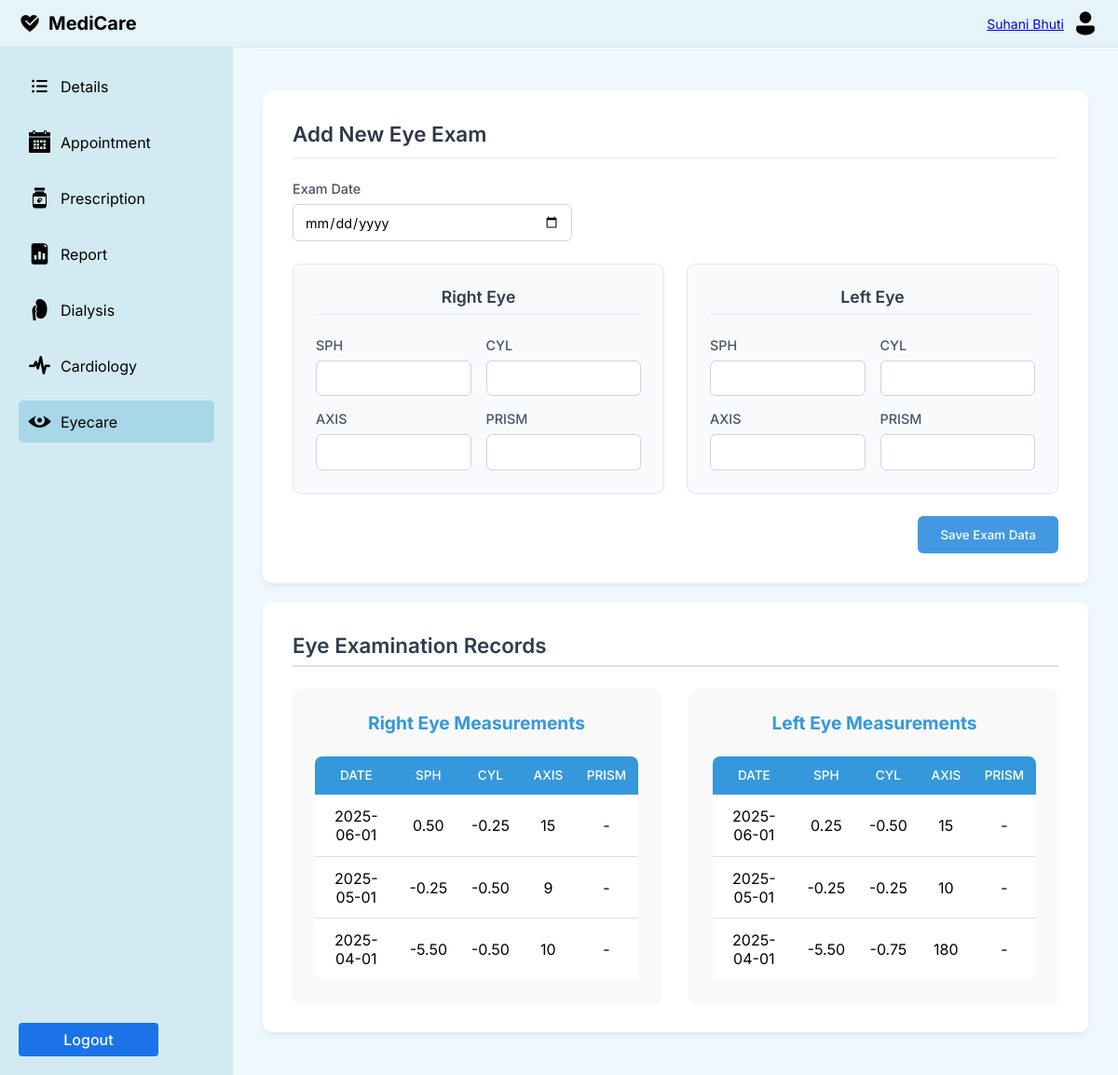
Before: /accounts/p_eyecare/ (signed in) with the older database file.
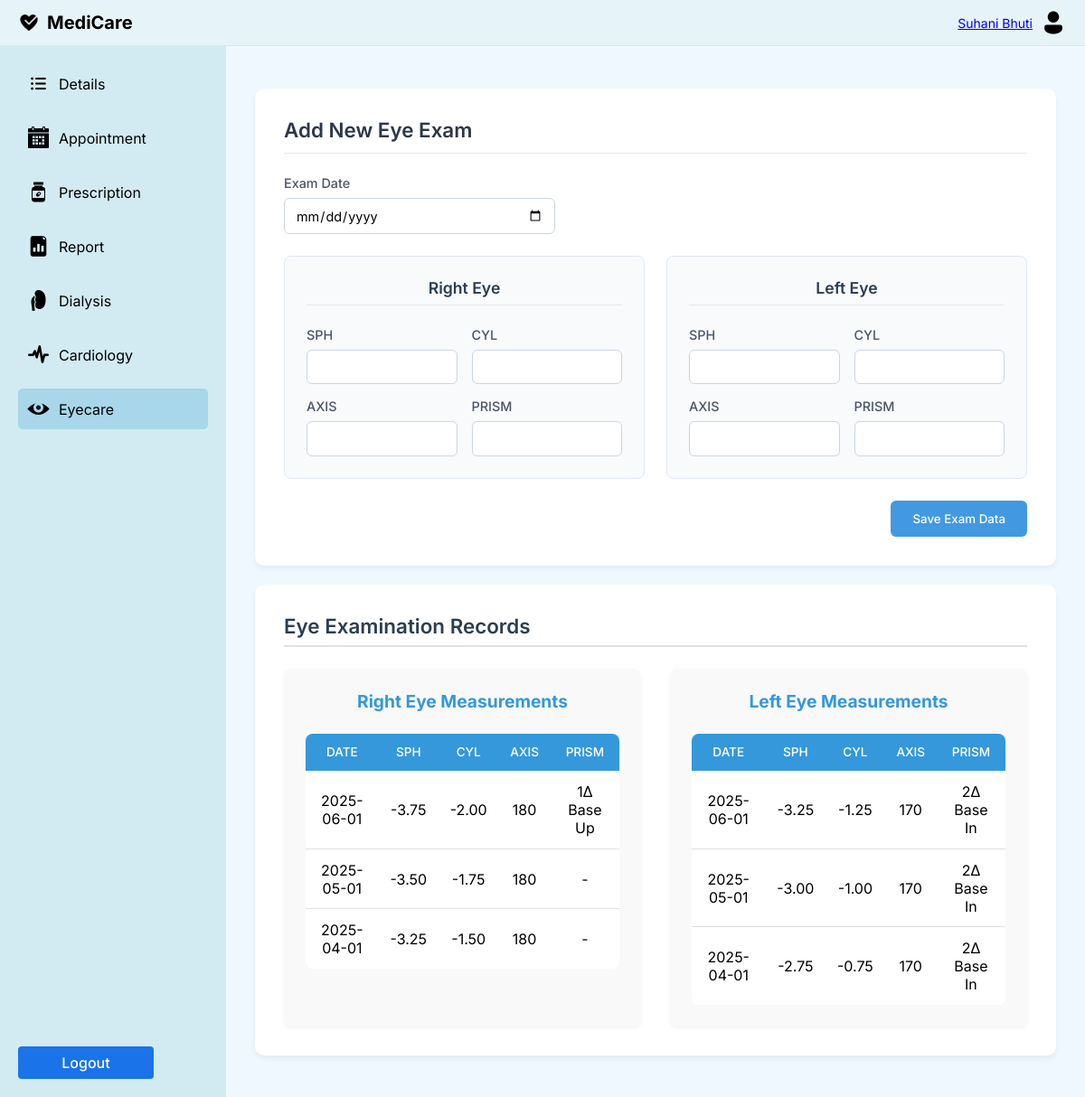
After: the same page with the newer database file.
### accounts/models.py (models this page shows, shortened)
class User(AbstractUser):
    PATIENT = 'patient'
    DOCTOR = 'doctor'
    NURSE = 'nurse'
    ADMIN = 'admin'
    ROLE_CHOICES = [
        (PATIENT, 'Patient'),
        (DOCTOR, 'Doctor'),
        (NURSE, 'Nurse'),
        (ADMIN, 'Admin'),
    ]
    role = models.CharField(max_length=10, choices=ROLE_CHOICES, default=PATIENT)

class PatientReg(models.Model):
    user = models.OneToOneField(User, on_delete=models.CASCADE, related_name='patient_profile')
    full_name = models.CharField(max_length=100)
    date_of_birth = models.DateField()
    email = models.EmailField(null=True, blank=True)
    mobile_number = models.CharField(max_length=15)
    gender = models.CharField(max_length=10)
    age = models.PositiveIntegerField()
    blood_group = models.CharField(max_length=5)
    marital_status = models.CharField(max_length=10, choices=[('single', 'Single'), ('married', 'Married')])
    address = models.TextField()
    emergency_contact_name = models.CharField(max_length=100)
    emergency_contact_number = models.CharField(max_length=15)
    occupation = models.CharField(max_length=100)
    habits = models.CharField(max_length=50, blank=True)
    medical_history = models.TextField(null=False, default="None")
    disease = models.CharField(max_length=50, null=False, default="None")

class EyeExam(models.Model):
    patient = models.ForeignKey(User, on_delete=models.CASCADE, related_name='eye_exams')
    exam_date = models.DateField()
    department = models.CharField(max_length=50, default='Eyecare')
    right_sph = models.DecimalField(max_digits=5, decimal_places=2)
    right_cyl = models.DecimalField(max_digits=5, decimal_places=2)
    right_axis = models.IntegerField()
    right_prism = models.CharField(max_length=20, blank=True, null=True)
    left_sph = models.DecimalField(max_digits=5, decimal_places=2)
    left_cyl = models.DecimalField(max_digits=5, decimal_places=2)
    left_axis = models.IntegerField()
    left_prism = models.CharField(max_length=20, blank=True, null=True)
    class Meta:
        ordering = ['-exam_date']  # Newest exams first

### accounts/views.py (the view)
# urls.py: path('p_eyecare/', views.p_eyecare, name='p_eyecare'),
@login_required
def p_eyecare(request):
    if request.method == 'POST':
        form = EyeExamForm(request.POST)
        if form.is_valid():
            exam = form.save(commit=False)
            exam.patient = request.user
            exam.department = 'Eyecare'
            exam.save()
            messages.success(request, 'Eye exam data saved successfully!')
            return redirect('p_eyecare')
    else:
        form = EyeExamForm()
    eye_exams = EyeExam.objects.filter(patient=request.user).order_by('-exam_date')
    context = {
        'eye_exams': eye_exams,
        'form': form,
    }
    return render(request, 'accounts/p_eyecare.html', context)

### accounts/forms.py
class EyeExamForm(forms.ModelForm):
    class Meta:
        model = EyeExam
        fields = [
            'exam_date',
            'right_sph', 'right_cyl', 'right_axis', 'right_prism',
            'left_sph', 'left_cyl', 'left_axis', 'left_prism'
        ]
        widgets = {
            'exam_date': forms.DateInput(attrs={'type': 'date', 'class': 'form-control'}),
            'right_sph': forms.NumberInput(attrs={'class': 'form-control', 'step': '0.25'}),
            'right_cyl': forms.NumberInput(attrs={'class': 'form-control', 'step': '0.25'}),
            'right_axis': forms.NumberInput(attrs={'class': 'form-control', 'min': '0', 'max': '180'}),
            'right_prism': forms.TextInput(attrs={'class': 'form-control'}),
            'left_sph': forms.NumberInput(attrs={'class': 'form-control', 'step': '0.25'}),
            'left_cyl': forms.NumberInput(attrs={'class': 'form-control', 'step': '0.25'}),
            'left_axis': forms.NumberInput(attrs={'class': 'form-control', 'min': '0', 'max': '180'}),
            'left_prism': forms.TextInput(attrs={'class': 'form-control'}),
        }

### accounts/context_processors.py (called while the page is built)
def media_url(request):
    return {
        'MEDIA_URL': settings.MEDIA_URL,
    }

### templates/accounts/p_eyecare.html (shortened to what this page needs)
<!DOCTYPE html>
<html lang="en">
<head>
</head>
<body>
    <div class="navbar">
        <a href="#" class="logo">
            <img src="{{ MEDIA_URL }}Heart Health.png" alt="MediCare" width="24" height="24">
            MediCare
        </a>
        <div class="admin-profile">
            <span><a href="{% url 'p_reg' %}">{{ request.user.patient_profile.full_name }}</a></span>
            <img src="{{ MEDIA_URL }}Male User.png" alt="Admin" width="30" height="30">
        </div>
    </div>
    <div class="main-container">
        <aside class="sidebar">
            <a href="{% url 'p_det' %}" class="menu-item"><img src="{{ MEDIA_URL }}Details.png" alt="Details Icon"> Details</a>
            <a href="{% url 'p_dash' %}" class="menu-item"><img src="{{ MEDIA_URL }}appointment.png" alt="Appointment Icon"> Appointment</a>
            <a href="{% url 'p_pres' %}" class="menu-item"><img src="{{ MEDIA_URL }}Add Reminder.png" alt="Prescription Icon"> Prescription</a>
            <a href="{% url 'p_rep' %}" class="menu-item"><img src="{{ MEDIA_URL }}Test Results.png" alt="Report Icon"> Report</a>
            <a href="{% url 'p_dialysis' %}" class="menu-item"><img src="{{ MEDIA_URL }}dialysis.png" alt="Dialysis Icon"> Dialysis</a>
            <a href="{% url 'p_cardio' %}" class="menu-item"><img src="{{ MEDIA_URL }}cardio.png" alt="Cardiology Icon"> Cardiology</a>
            <a href="{% url 'p_eyecare' %}" class="menu-item active"><img src="{{ MEDIA_URL }}eye.png" alt="Eyecare Icon"> Eyecare</a>
            <div class="logout-section">
                <a href="{% url 'logoutp' %}" class="logout-btn">Logout</a>
            </div>
        </aside>
        <main class="content">
            <div class="grid-container">
                <div class="eye-exam-form-card">
                    <h3>Add New Eye Exam</h3>
                    <form method="post" class="eye-exam-form">
                        <div class="eye-exam-date-container">
                            <div class="eye-exam-form-group">
                                <label for="{{ form.exam_date.id_for_label }}">Exam Date</label>
                                {{ form.exam_date }}
                            </div>
                        </div>
                        <div class="eye-exam-input-grid">
                            <div class="eye-exam-section">
                                <h4>Right Eye</h4>
                                <div class="eye-exam-fields">
                                    <div class="eye-exam-form-group">
                                        <label for="{{ form.right_sph.id_for_label }}">SPH</label>
                                        {{ form.right_sph }}
                                    </div>
                                    <div class="eye-exam-form-group">
                                        <label for="{{ form.right_cyl.id_for_label }}">CYL</label>
                                        {{ form.right_cyl }}
                                    </div>
                                    <div class="eye-exam-form-group">
                                        <label for="{{ form.right_axis.id_for_label }}">AXIS</label>
                                        {{ form.right_axis }}
                                    </div>
                                    <div class="eye-exam-form-group">
                                        <label for="{{ form.right_prism.id_for_label }}">PRISM</label>
                                        {{ form.right_prism }}
                                    </div>
                                </div>
                            </div>
                            <div class="eye-exam-section">
                                <h4>Left Eye</h4>
                                <div class="eye-exam-fields">
                                    <div class="eye-exam-form-group">
                                        <label for="{{ form.left_sph.id_for_label }}">SPH</label>
                                        {{ form.left_sph }}
                                    </div>
                                    <div class="eye-exam-form-group">
                                        <label for="{{ form.left_cyl.id_for_label }}">CYL</label>
                                        {{ form.left_cyl }}
                                    </div>
                                    <div class="eye-exam-form-group">
                                        <label for="{{ form.left_axis.id_for_label }}">AXIS</label>
                                        {{ form.left_axis }}
                                    </div>
                                    <div class="eye-exam-form-group">
                                        <label for="{{ form.left_prism.id_for_label }}">PRISM</label>
                                        {{ form.left_prism }}
                                    </div>
                                </div>
                            </div>
                        </div>
                        <button type="submit" class="eye-exam-save-btn">Save Exam Data</button>
                    </form>
                </div>
            </div>
            <div class="grid-container">
                <div class="eye-records-container">
                    <h3>Eye Examination Records</h3>
                    <div class="eye-records-grid">
                        <div class="eye-records-section">
                            <h4>Right Eye Measurements</h4>
                            <table class="eye-records-table">
                                <thead>
                                    <tr>
                                        <th>Date</th>
                                        <th>SPH</th>
                                        <th>CYL</th>
                                        <th>AXIS</th>
                                        <th>PRISM</th>
                                    </tr>
                                </thead>
                                <tbody>
                                    {% for exam in eye_exams %}
                                    <tr>
                                        <td>{{ exam.exam_date|date:"Y-m-d" }}</td>
                                        <td>{{ exam.right_sph }}</td>
                                        <td>{{ exam.right_cyl }}</td>
                                        <td>{{ exam.right_axis }}</td>
                                        <td>{{ exam.right_prism|default:"-" }}</td>
                                    </tr>
                                    {% empty %}
                                    <tr>
                                        <td colspan="5">No eye exam records found</td>
                                    </tr>
                                    {% endfor %}
                                </tbody>
                            </table>
                        </div>
                        <div class="eye-records-section">
                            <h4>Left Eye Measurements</h4>
                            <table class="eye-records-table">
                                <thead>
                                    <tr>
                                        <th>Date</th>
                                        <th>SPH</th>
                                        <th>CYL</th>
                                        <th>AXIS</th>
                                        <th>PRISM</th>
                                    </tr>
                                </thead>
                                <tbody>
                                    {% for exam in eye_exams %}
                                    <tr>
                                        <td>{{ exam.exam_date|date:"Y-m-d" }}</td>
                                        <td>{{ exam.left_sph }}</td>
                                        <td>{{ exam.left_cyl }}</td>
                                        <td>{{ exam.left_axis }}</td>
                                        <td>{{ exam.left_prism|default:"-" }}</td>
                                    </tr>
                                    {% empty %}
                                    <tr>
                                        <td colspan="5">No eye exam records found</td>
                                    </tr>
                                    {% endfor %}
                                </tbody>
                            </table>
                        </div>
                    </div>
                </div>
            </div>
        </main>
    </div>
</body>
</html>

Changed rows visible on the page:
removed EyeExam: exam_date "2025-06-01", right_sph "0.50", right_cyl "-0.25", right_axis "15", right_prism "-", left_sph "0.25", left_cyl "-0.50", left_axis "15", left_prism "-"
removed EyeExam: exam_date "2025-05-01", right_sph "-0.25", right_cyl "-0.50", right_axis "9", right_prism "-", left_sph "-0.25", left_cyl "-0.25", left_axis "10", left_prism "-"
removed EyeExam: exam_date "2025-04-01", right_sph "-5.50", right_cyl "-0.50", right_axis "10", right_prism "-", left_sph "-5.50", left_cyl "-0.75", left_axis "180", left_prism "-"
added EyeExam: exam_date "2025-06-01", right_sph "-3.75", right_cyl "-2.00", right_axis "180", right_prism "1Δ Base Up", left_sph "-3.25", left_cyl "-1.25", left_axis "170", left_prism "2Δ Base In"
added EyeExam: exam_date "2025-05-01", right_sph "-3.50", right_cyl "-1.75", right_axis "180", right_prism "-", left_sph "-3.00", left_cyl "-1.00", left_axis "170", left_prism "2Δ Base In"
added EyeExam: exam_date "2025-04-01", right_sph "-3.25", right_cyl "-1.50", right_axis "180", right_prism "-", left_sph "-2.75", left_cyl "-0.75", left_axis "170", left_prism "2Δ Base In"
